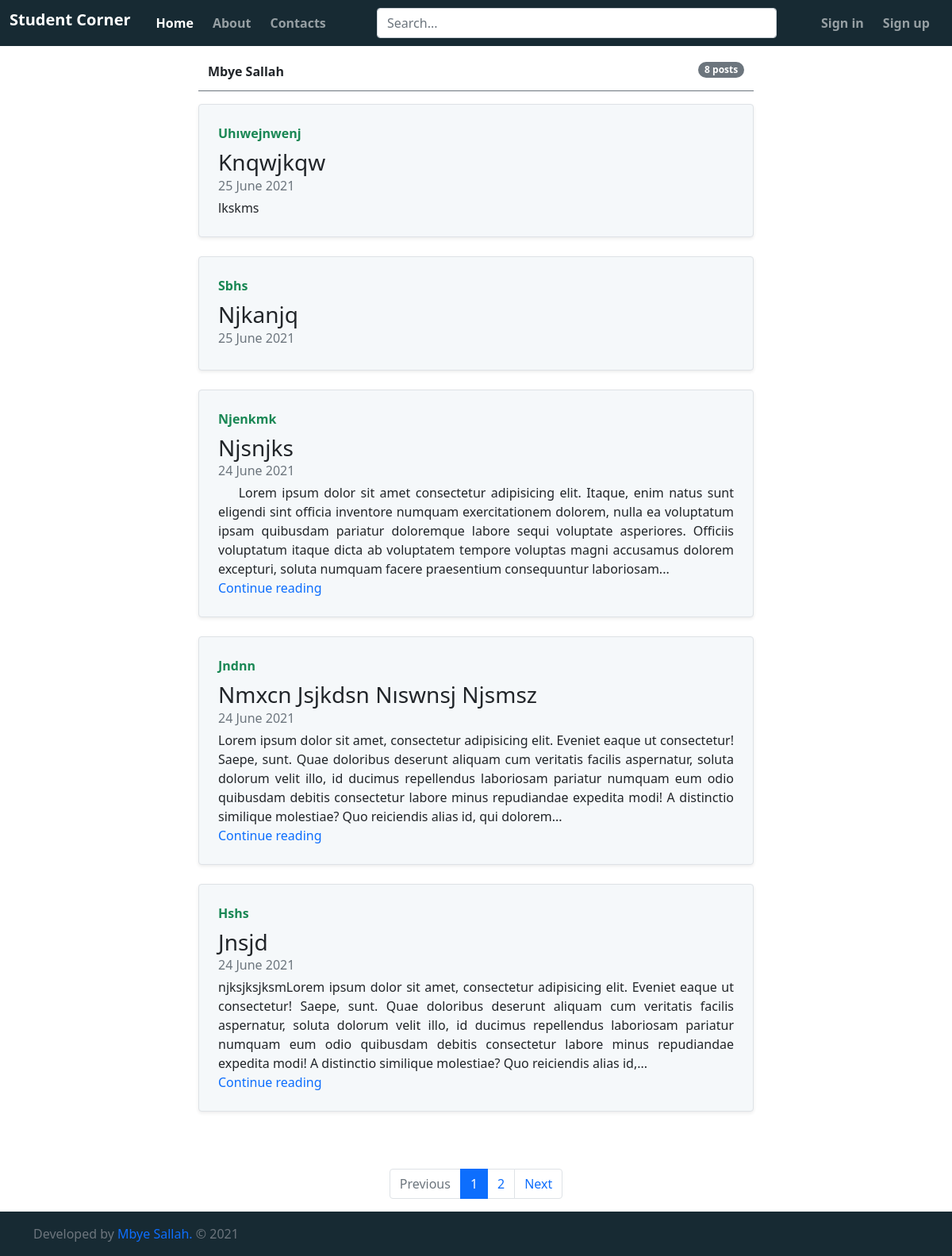
Page /author/1/ on the committed database.
### stud_corner/models.py (models this page shows, shortened)
class User(UserMixin, db.Model):
    __tablename__="users"
    id = db.Column(db.Integer, primary_key=True, autoincrement=True)
    created = db.Column(db.DateTime, default=datetime.utcnow, nullable=False)
    firstname = db.Column(db.String(80), nullable=False)
    lastname = db.Column(db.String(80), nullable=False)
    email = db.Column(db.String(120), unique=True, nullable=False)
    password = db.Column(db.String(120))
    admin = db.Column(db.Boolean, nullable=False, default=False)
    confirmed = db.Column(db.Boolean, nullable=False, default=False)
    confirmed_on = db.Column(db.DateTime, nullable=True)
    bio = db.Column(db.Text, nullable=True)
    posts = db.relationship('Posts', backref='author', lazy=True)
    comments = db.relationship('Comments', backref='commentor', lazy=True)

class Posts(db.Model):
    id = db.Column(db.Integer, primary_key=True)
    subject = db.Column(db.String(100))
    title = db.Column(db.String(100), nullable=False)
    date_posted = db.Column(db.DateTime, nullable=False, default=datetime.utcnow)
    content = db.Column(db.Text, nullable=False)
    user_id = db.Column(db.Integer, db.ForeignKey('users.id'), nullable=False)
    comments = db.relationship('Comments', backref='post', lazy=True)

### stud_corner/views.py (the view)
@views.route('/author/<int:id>/')
def author(id):
    author = User.query.get_or_404(id)
    page = request.args.get("page", 1, int)
    to_search = request.args.get("search")
    if to_search:
        to_search = to_search.strip()
        author_posts = (Posts.query.filter_by(user_id = author.id)
        .filter(or_(Posts.title.ilike(f'%{to_search}%'),
        Posts.subject.ilike(f'%{to_search}%'),
        Posts.content.ilike(f'%{to_search}%'),
        )).order_by(Posts.date_posted.desc())
        .paginate(page = page, per_page = 5))
        if author_posts.total == 0:
            flash("Nothing related to your search was found.", "info")
            return redirect(url_for("views.author", id = author.id))
    else:
        author_posts = (Posts.query.filter_by(user_id = author.id)
        .order_by(Posts.date_posted.desc())
        .paginate(page = page, per_page = 5))
    return render_template("/author.html", author = author, author_posts = author_posts)

### stud_corner/templates/author.html (shortened to what this page needs)
{% from "app_macros.html" import render_pagination with context %}
{% extends "layout.html" %}
{% set active_page = "index" %}
{% block header %}
<div class="container col-md-7 col-11 my-3 border-bottom border-secondary {% if author.bio %}rounded col-11 shadow-sm bg-white border{% endif %}">
    <div class="d-flex w-100 justify-content-between pt-1">
        <strong>{{ ("%s %s" %(author.firstname, author.lastname))|title }}</strong>
        <p class="badge bg-secondary rounded-pill">{{ author_posts.total }} {% if author_posts.total==1 %} post {% else %} posts{% endif %} </p>
    </div>
</div>
{% endblock %}
{% block content %}
<div class="container col-md-7 {% if author.bio %}mt-3{% endif %}">
        {% for post in author_posts.items %}
        <div class="row justify-content-center">
          <div class="row g-0 card-bg border rounded overflow-hidden mb-4 shadow-sm h-md-250 position-relative">
            <div class="col p-4 d-flex flex-column position-static">
                <strong class="d-inline-block mb-2 text-success">{{ post.subject |title }}</strong>
                <h3 class="mb-0">
                    <a href="{{ url_for('views.read_more', id = post.id) }}" class="text-decoration-none link-dark">
                        {{ post.title |title }}
                    </a>
                </h3>
                <div class="mb-1 text-muted">{{ post.date_posted.strftime("%d %B %Y") }}</div>
                {% if post.content |wordcount > 50 %}
                    <p class="card-text mb-auto content">{{ post.content |urlize|truncate(400) }}</p>
                    <a href="{{ url_for('views.read_more', id = post.id) }}" class="text-decoration-none">
                        Continue reading
                    </a>
                {% else %}
                    <p class="card-text mb-auto content">{{ post.content |urlize }}</p>
                {% endif %}
            </div>
          </div>
        </div>
        {% endfor %}
    </div>
    {% if author_posts.total > 5 %}
        {{render_pagination(author_posts, "views.author", id= author.id, name = "pagination for author's post" )}}
    {% endif %}
{% endblock %}

### stud_corner/static/style.css (style rules this page uses)
.content { white-space: pre-wrap; text-align: justify; text-justify: inter-word; }
.card-bg { background-color: #f5f8fa; }

### rows in the picture
User: firstname+lastname "Mbye Sallah"
Posts: subject "Uhıwejnwenj", title "Knqwjkqw", date_posted "25 June 2021", content "lkskms"
Posts: subject "Sbhs", title "Njkanjq", date_posted "25 June 2021"
Posts: subject "Njenkmk", title "Njsnjks", date_posted "24 June 2021", content "Lorem ipsum dolor sit amet consectetur adipisicing elit. Itaque, enim natus sunt eligendi sint officia inventore numquam exercitationem dolorem, nulla ea voluptatum ipsam quibusdam pariatur doloremque labore sequi voluptate asperiores. Officiis voluptatum itaque dicta ab voluptatem tempore voluptas magni accusamus dolorem excepturi, soluta numquam facere praesentium consequuntur laboriosam..."
Posts: subject "Jndnn", title "Nmxcn Jsjkdsn Nıswnsj Njsmsz", date_posted "24 June 2021", content "Lorem ipsum dolor sit amet, consectetur adipisicing elit. Eveniet eaque ut consectetur! Saepe, sunt. Quae doloribus deserunt aliquam cum veritatis facilis aspernatur, soluta dolorum velit illo, id ducimus repellendus laboriosam pariatur numquam eum odio quibusdam debitis consectetur labore minus repudiandae expedita modi! A distinctio similique molestiae? Quo reiciendis alias id, qui dolorem..."
Posts: subject "Hshs", title "Jnsjd", date_posted "24 June 2021", content "njksjksjksmLorem ipsum dolor sit amet, consectetur adipisicing elit. Eveniet eaque ut consectetur! Saepe, sunt. Quae doloribus deserunt aliquam cum veritatis facilis aspernatur, soluta dolorum velit illo, id ducimus repellendus laboriosam pariatur numquam eum odio quibusdam debitis consectetur labore minus repudiandae expedita modi! A distinctio similique molestiae? Quo reiciendis alias id,..."

### other values in the picture
{{ author_posts.total }} "8"
{{ page }} "1"
{{ page }} "2"
